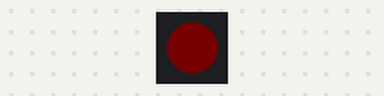
Recording of a sketch running on a simulated ESP32-S3. Parts: 1 RGB LEDs in strip order, left to right. Dim RGB values are drawn brighter than linear; what the sketch prints to the serial monitor is not drawn.

Above: at 1.1 s.
At 9.1 s:
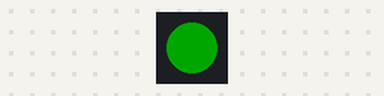
At 18.6 s:
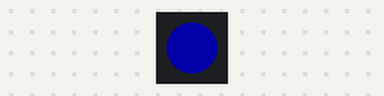
At 37.1 s:
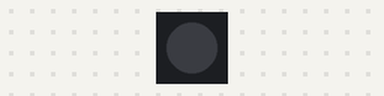
Timing chart, 0 to 40.0 s (numbered marks = the images above):
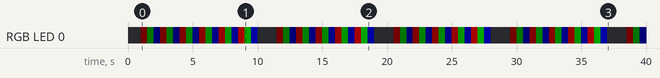

The sketch:

ESP32-S3-RGB.ino
```cpp
#include <Adafruit_NeoPixel.h>

#define LED_PIN 48  // ESP32-S3  onboard RGB LED pin
#define LED_COUNT 1

Adafruit_NeoPixel strip(LED_COUNT, LED_PIN, NEO_GRB + NEO_KHZ800);

void setup() {
  Serial.begin(115200);
  delay(1000);
  Serial.println("✅ RGB LED test started on GPIO2");

  strip.begin();
  strip.setBrightness(1);
  strip.clear();
  strip.show();
}

byte brightness[]={0,1,5,10,20,40};

void loop() {
  static int loopNr = 0;
  Serial.println("RED");
  strip.setPixelColor(0, strip.Color(255, 0, 0));
  strip.show();
  delay(500);

  Serial.println("GREEN");
  strip.setPixelColor(0, strip.Color(0, 255, 0));
  strip.show();
  delay(500);

  Serial.println("BLUE");
  strip.setPixelColor(0, strip.Color(0, 0, 255));
  strip.show();
  delay(500);
  loopNr++;
  strip.setBrightness(brightness[loopNr%6]);
  Serial.printf("Brightness:%d\n", brightness[loopNr%6]);
}
```

Measured:
- by itself, RGB LED 0: off → RGB(1, 0, 0) at 1.0 s, → RGB(0, 1, 0) 0.50 s later, → RGB(0, 0, 1) 0.50 s later, → RGB(1, 0, 0) 0.50 s later, … (70 changes in this stretch)
